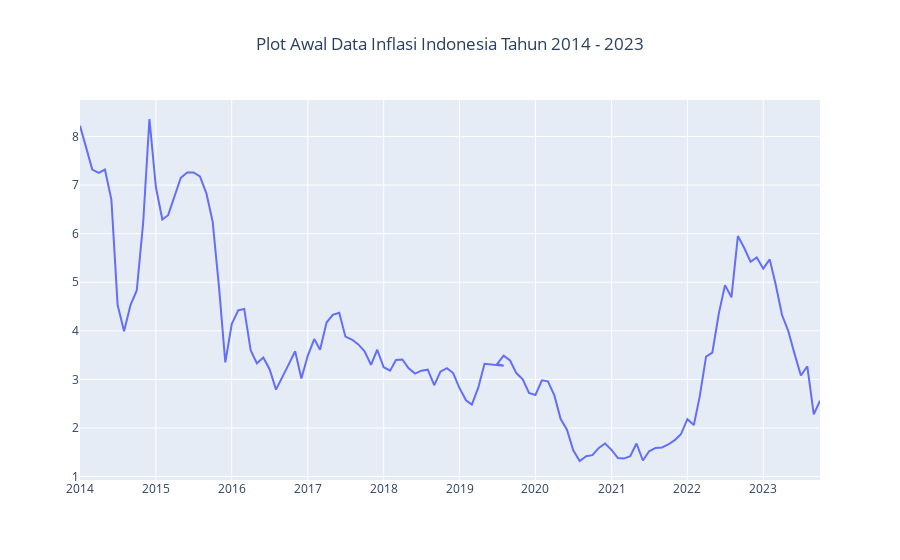

Write notebook code for a chart like this one.
### Code cell
plot_inflasi = go.Scatter(
    x = df_inflasiumum['Bulan/Tahun'],
    y = df_inflasiumum['Data Inflasi'],
    mode = 'lines'
)

#atur layout
layout = {
    'title' : {
        'text' : 'Plot Awal Data Inflasi Indonesia Tahun 2014 - 2023 (%)',
        'x' : 0.5
    }
}

#buat figure
fig = go.Figure(data = plot_inflasi, layout = layout)

#tampilkan plot
fig.show()
